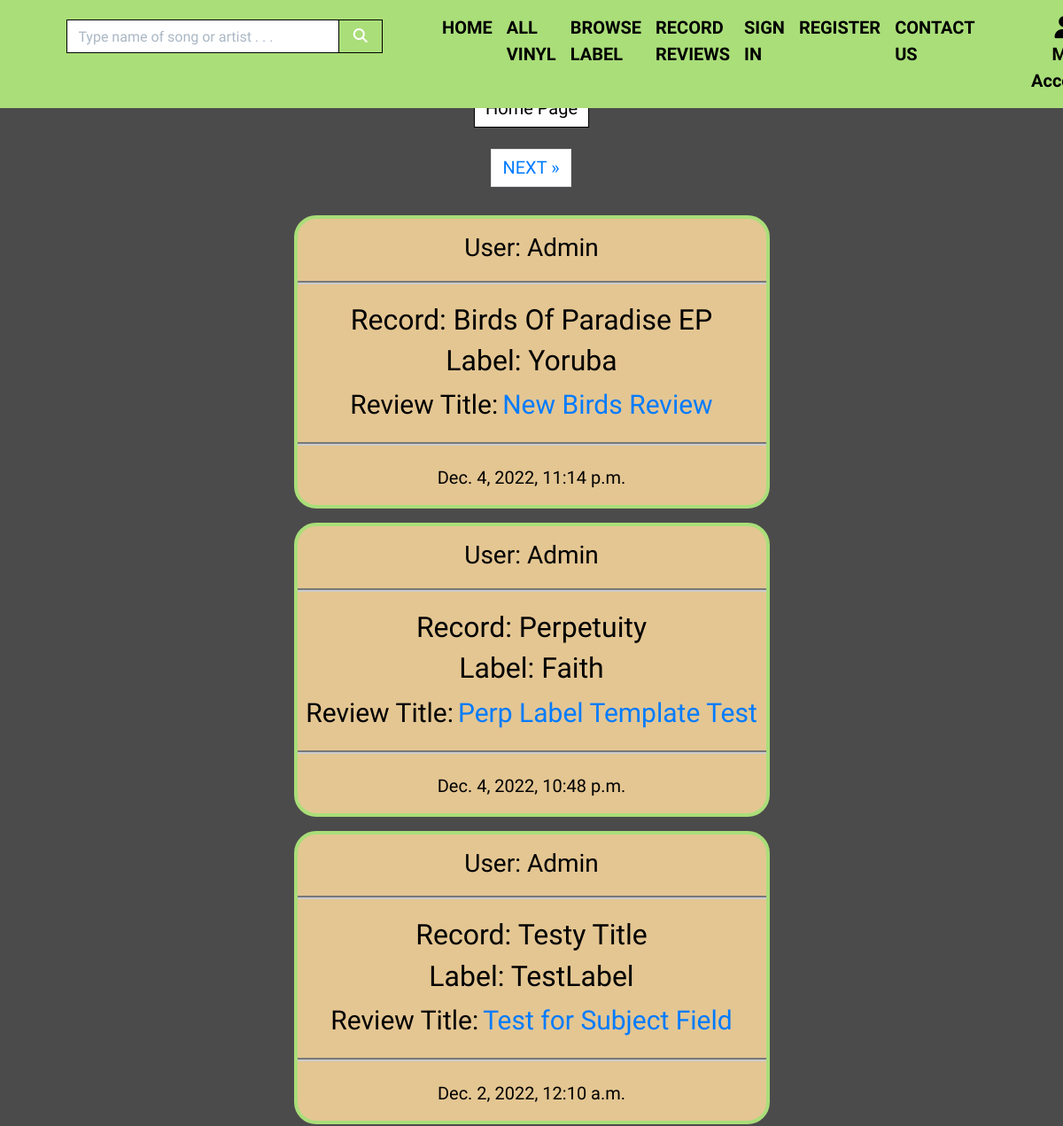
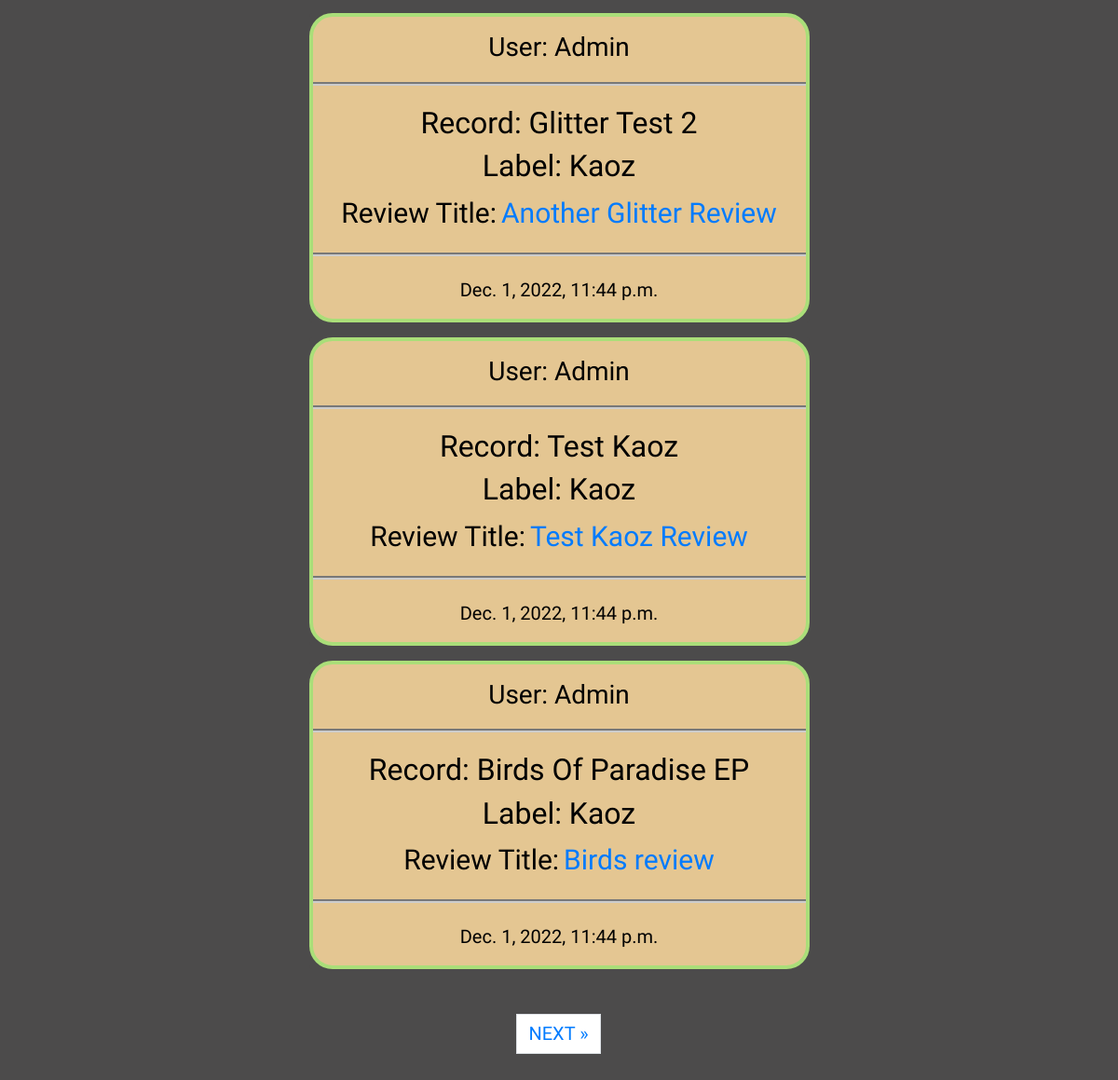
Page /reviews/posted_review/ on the committed database (2 pictures, top to bottom).
### reviews/models.py (models this page shows, shortened)
class Review(models.Model):
    title = models.ForeignKey(
        Record, on_delete=models.CASCADE, max_length=100, blank=False
    )
    label = models.ForeignKey(
        Label, on_delete=models.CASCADE, max_length=100,
        blank=False, default='1'
    )
    user = models.ForeignKey(
        User, on_delete=models.CASCADE, blank=False
    )
    subject = models.CharField(
        max_length=100, null=False, blank=False, default='Enter Review Title'
    )
    content = models.TextField()
    status = models.IntegerField(choices=STATUS, default=0)
    created_on = models.DateTimeField(auto_now_add=True)
    updated_on = models.DateTimeField(auto_now=True)
    class Meta:
        ordering = ["-created_on"]

### products/models.py (models this page shows, shortened)
class Record(models.Model):
    title = models.CharField(max_length=254)
    artist = models.CharField(max_length=254)
    producer = models.CharField(max_length=254, default="")
    label = models.ForeignKey(Label, on_delete=models.CASCADE)
    price = models.DecimalField(max_digits=4, decimal_places=2)
    track = models.CharField(
        max_length=100, null=False, blank=False, default=""
    )
    description = models.TextField(null=True, blank=True)
    image_url = models.URLField(max_length=1024, null=True, blank=True)
    image = models.ImageField(null=True, blank=True)
    def __str__(self):
        return self.title

class Label(models.Model):
    label = models.CharField(max_length=150)
    friendly_name = models.CharField(max_length=254)
    def __str__(self):
        return self.label

### reviews/views.py (the view)
class ReviewList(ListView):
    model = Review
    queryset = Review.objects.filter(status=1).order_by("-created_on")
    template_name = "reviews/posted_review.html"
    paginate_by = 6

### basket/contexts.py (called while the page is built, shortened)
def basket_contents(request):
    basket_items = []
    total = 0
    record_count = 0
    basket = request.session.get('basket', {})
    delivery = total * Decimal(settings.DELIVERY_PERCENTAGE / 100)
    grand_total = total + delivery
    context = {
        'basket_items': basket_items,
        'total': total,
        'record_count': record_count,
        'delivery': delivery,
        'grand_total': grand_total,
    }
    return context

### reviews/templates/reviews/posted_review.html (shortened to what this page needs)
{% extends "base.html" %}
{% load static %}
{% block content %}
<div class="container-fluid p-5 mt-5">
    <div class="text-center pb-0 mt-1">
        <a class="btn btn-outline-black rounded-0 text-white span-nav" href="{% url 'products' %}">Home Page</a>
    </div>
    {% if is_paginated %}
        <nav aria-label="Page navigation">
            <ul class="pagination justify-content-center pt-4">
                {% if page_obj.has_next %}
                <li><a href="?page={{ page_obj.next_page_number }}" class="page-link"> NEXT &raquo;</a></li>
                {% endif %}
            </ul>
        </nav>
    {% endif %}
    <div class="row">
        {% for review in review_list %}
        <div class="col-md-6 offset-md-3 mt-2 pt-2">
            <div class="card text-center">
                <div class="review-card text-white">
                    <h3 class="text-black pt-3 pb-0">User: {{ review.user }}</h3>
                    <hr class="hr-white">
                    <h2 class="text-black">Record: {{ review.title }}</h2>
                    <h2 class="text-black">Label: {{ review.label }}</h2>
                        <span class="span-review text-black">Review Title:</span>
                        <a href="{% url 'review_detail' review.pk review.title %}" class="review-link">
                        <span class="span-review"> {{ review.subject }}</span>
                        </a>
                    <br>
                    <hr class="hr-white">
                    <div class="text-black pb-3">{{ review.created_on}}
                    </div>
                </div>
            </div>
        </div>
        {% if forloop.counter|divisibleby:3 %}
    </div>
    <div class="row">
        {% endif %}
        {% endfor %}
    </div>
    {% if is_paginated %}
    <nav aria-label="Page navigation">
        <ul class="pagination justify-content-center p-5">
            {% if page_obj.has_next %}
            <li><a href="?page={{ page_obj.next_page_number }}" class="page-link"> NEXT &raquo;</a></li>
            {% endif %}
        </ul>
    </nav>
</div>
    {% endif %}
{% endblock %}

### static/css/base.css (style rules this page uses)
html { height: 100%; }
body { font-family: 'Squada One', sans-serif; font-size: 20px; background: rgb(76, 75, 75); height: calc(100vh - 164px); margin: 0; padding: 0; }
.span-nav { font-size: 20px; }
.card { background: rgb(76, 75, 75); border: rgb(76, 75, 75); }
.review-card { background-color: #e4c692; border-radius: 25px; border: 4px solid rgb(170, 222, 121); }
.review-link { font-size: 30px; }
.span-review { font-size: 30px; }
.hr-white { display: block; height: 1px; border: 0; border-top: 4px groove #ccc; margin: 1em 0; padding: 0; }
.btn-outline-black { background: white; color: black !important; border: 1px solid black; }
.text-black { color: #000 !important; }

### rows in the picture
Review: user "Admin", title "Birds Of Paradise EP", label "Yoruba", subject "New Birds Review", created_on "Dec. 4, 2022, 11:14 p.m."
Review: user "Admin", title "Perpetuity", label "Faith", subject "Perp Label Template Test", created_on "Dec. 4, 2022, 10:48 p.m."
Review: user "Admin", title "Testy Title", label "TestLabel", subject "Test for Subject Field", created_on "Dec. 2, 2022, 12:10 a.m."
Review: user "Admin", title "Glitter Test 2", label "Kaoz", subject "Another Glitter Review", created_on "Dec. 1, 2022, 11:44 p.m."
Review: user "Admin", title "Test Kaoz", label "Kaoz", subject "Test Kaoz Review", created_on "Dec. 1, 2022, 11:44 p.m."
Review: user "Admin", title "Birds Of Paradise EP", label "Kaoz", subject "Birds review", created_on "Dec. 1, 2022, 11:44 p.m."
